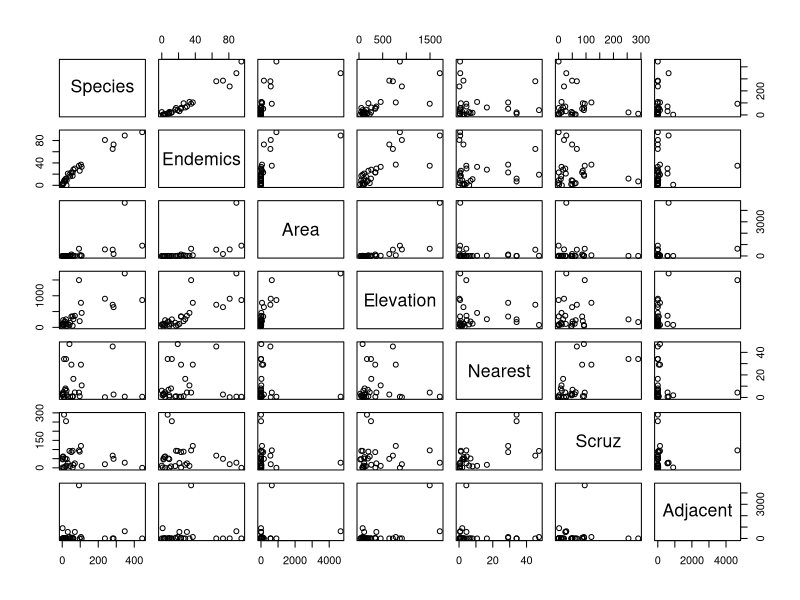
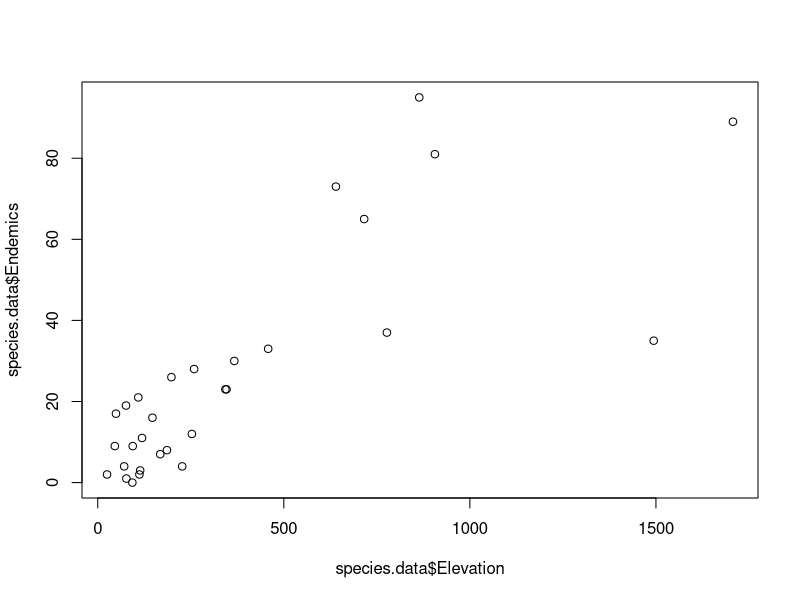
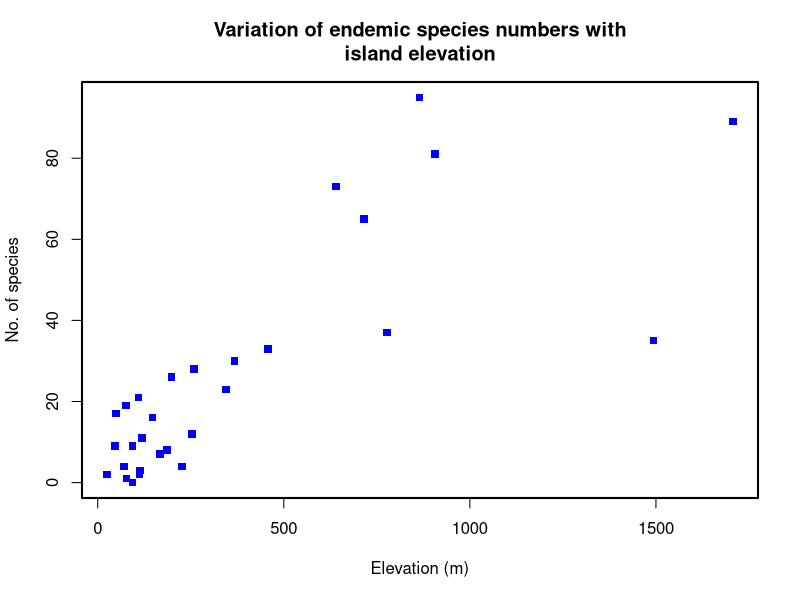

The R script that drew these images, in order: (Note: this script raises an error after producing the figures.)
#######################################################################
#######################################################################
#######################################################################
######                                                           ######
######            STAT0023 Workshop 1: revision of R             ######
######                                                           ######
######            Analysis of Galapagos Islands data             ######
######                                                           ######
######  This script contains the commands used in a short        ######
######  (and non-definitive) analysis of the dataset on          ######
######  Galapagos islands plant species that is considered in    ######
######                                                           ######
######  Faraway, J. (2005). Linear Models with R. Chapman &      ######
######   Hall / CRC Press, Boca Raton.                           ######
######                                                           ######
######  Actually, the data are provided in the "faraway" R       ######
######  package: if this package is installed, the data can      ######
######  be accessed here by typing                               ######
######                                                           ######
######  require(faraway); data(gala)                             ######
######                                                           ######
######  at the R prompt. However, (i) the "faraway" package is   ######
######  not installed by default (ii) it is helpful to learn     ######
######  how to read data from a file. The data here are          ######
######  therefore provided in the file galapagos.dat, which      ######
######  should be in the same directory as this script. The      ######
######  file is an ASCII file and is space-delimited. It         ######
######  contains data on seven variables for each of 30 islands. ######
######  The first row contains the variable names, which are as  ######
######  follows:                                                 ######
######                                                           ######
######  Species    - the number of plant species found on the    ######
######               island                                      ######
######  Endemics   - the number of endemic species               ######
######  Area       - the area of the island in square km         ######
######  Elevation  - the maximum height of the island in m       ######
######  Nearest    - the distance to the nearest other island    ######
######               in km                                       ######
######  Scruz      - the distance from Santa Cruz island in km   ######
######  Adjacent   - the area of the adjacent island in km^2     ######
######                                                           ######
######  The remaining rows contain the values of the seven       ######
######  variables for each island, along with the island names.  ######
######  Fields are separated by spaces and are not aligned       ######
######  in columns.                                              ######
######                                                           ######
#######################################################################
#######################################################################
#######################################################################
##
##	First step: read the data and have a look at them. As an 
##  alternative to the second command below, you could type 
##
##  View(species.data)
##
##  or click on the species.data object in the "Environment" tab
##  of the top right-hand RStudio pane. This shows the data 
##  frame as though it was a spreadsheet in *this* pane - so 
##  you'll then have to close it, or click on this tab, in 
##  order to continue. 
##
species.data <- read.table("galapagos.dat",header=TRUE)
species.data
##
##	Alternatively, just look at the first few rows ...
##
head(species.data)
##
##	... or the column names ...
##
names(species.data)
##
##  ... or get a short summary of the structure of the data ...
##
str(species.data)
##
##	... or look at some useful summaries of each variable.
##
summary(species.data)
##
##	It might be useful to plot the data to visualise any 
##	relationships between variables ...
##
plot(species.data)
##
##	Notice the outlying point on all of the graphs involving "area"
##	variables (i.e. Area and Adjacent). Which island is this? 
##
big.island <- (species.data$Area > 3000)
big.island
species.data[big.island,]	# It's Isabela, with an area of 4669.32km^2
##
##	Next, let's look at some inter-variable relationships. The 
##	earlier plot suggests that there is a linear relationship 
##	between Elevation and Endemics - look at this in more detail.
##	
plot(species.data$Elevation,species.data$Endemics)
##
##	... or, for a publication-quality version
##
plot(species.data$Elevation,species.data$Endemics,
     xlab="Elevation (m)",ylab="No. of species",
     main="Variation of endemic species numbers with\nisland elevation",
     pch=15,col="blue")
box(lwd=2)				# Nice frame round the plot
##
##	And copy to a PDF file ...
##
dev.copy(pdf,"endemics.pdf",width=6,height=6)
dev.off()
##
##	Or, for JPEG (e.g. for embedding in web pages or Powerpoint
##  presentations)
##
#dev.copy(jpeg,"endemics.jpg",width=6*72,height=6*72,quality=99)
#dev.off()
##
##	Or, for PNG (sometimes better quality than JPEG)
##
#dev.copy(png,"endemics.png",width=6*72,height=6*72)
#dev.off()
##
##	Now let's fit a linear regression model to the data
##
endemics.model <- lm(Endemics ~ Elevation, data=species.data)
##
##	Look at the result ...
##
endemics.model
##
##	... and get a more informative summary ...
##
summary(endemics.model)
##
##	Add the fitted regression line to the plot (rerun the previous
##    plot() command first, if necessary)
##
abline(endemics.model, col="red", lty=2, lwd=2)
##
##	And plot some diagnostics (R produces 4 plots by default, 
##	so make space for them)
##
par(mfrow=c(2,2))
plot(endemics.model)
##
##  Finally, let's look at why (e.g.) the plot and summary 
##  commands work in different ways for the species.data and
##  endemics.model objects. These are both "generic" commands
##  which do different things depending on the *class* of
##  the objects to which they are applied. To find out the
##  class an object, use the class() command:
##
class(species.data)
class(endemics.model)
##
##  Now, to see what the summary command does for species.data
##  (don't worry about the details - but DO notice that the
##  arguments are provided as character strings i.e. in quotes)
##
getS3method("summary","data.frame")
##
##  Similarly for the summary of a linear model object
##
getS3method("summary","lm")
##
##  To reiterate: you are *NOT* expected to understand any of 
##  the details of those commands! The point is simply that
##  commands like summary() do different things depending 
##  on the class of the object to which they are applied. 
##  The "class" of an object is therefore an important 
##  concept in R programming.
##
##  The next two commands show a smarter way to do the 
##  same thing as the previous two.
##
getS3method("summary",class(species.data))
getS3method("summary",class(endemics.model))
